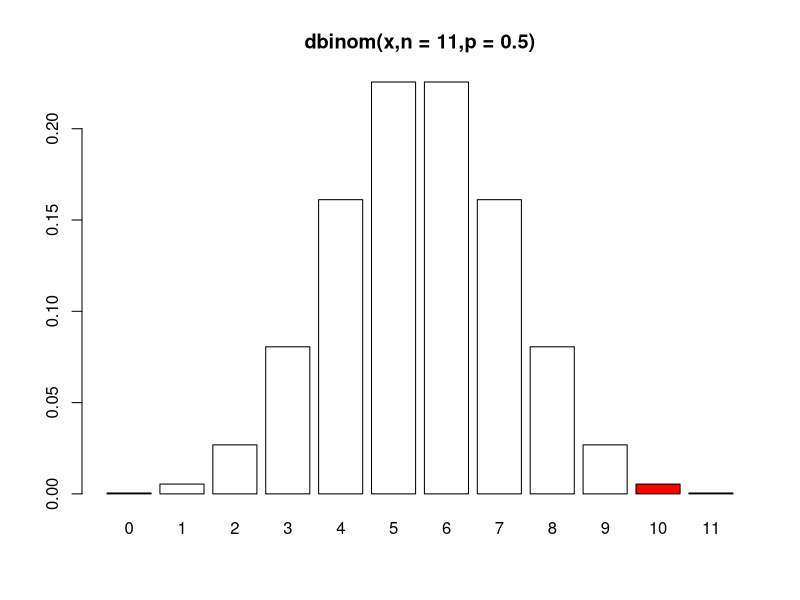
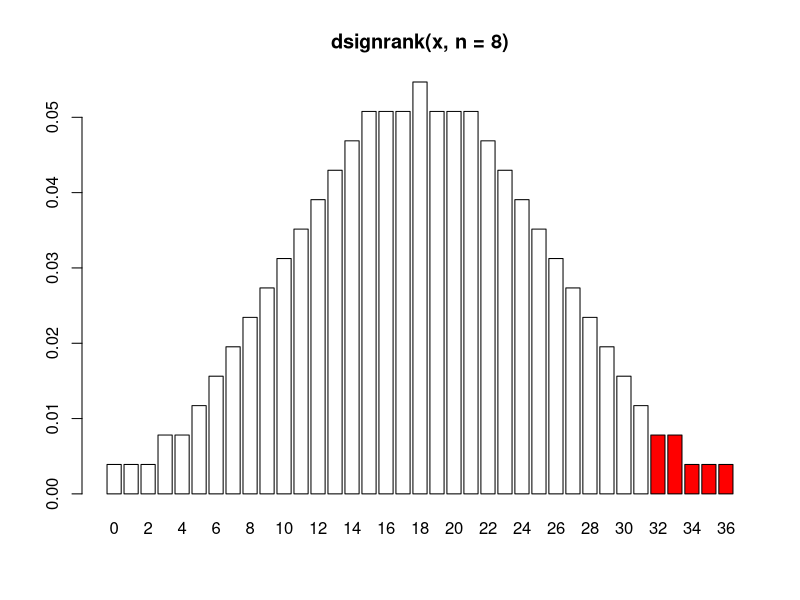
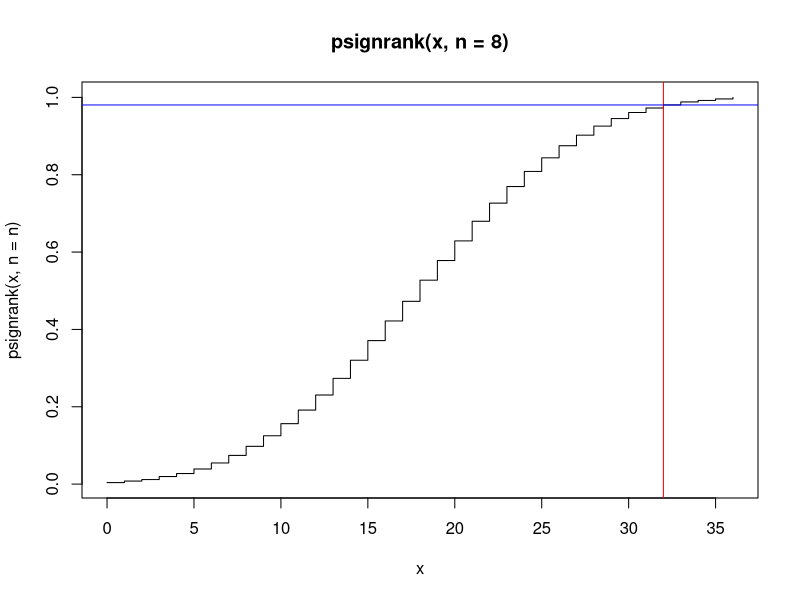

The R source for these figures, in order:
## ---- chunk 1
knitr::opts_chunk$set(echo = FALSE)
## ---- chunk 2
S = 10; n = 11; p = 1/2; pvalue = sum(dbinom(x = S:n,size = n,prob = p)); pvalue
## ---- chunk 3
x = seq(0,n,1)
colors = rep("white",length(x))
colors[x >= S] = "red"
barplot(dbinom(x,n,1/2),
        names.arg = x,
        main = paste0("dbinom(x,n = ", n, ",p = ",p,")"),
        col = colors)
## ---- chunk 4
library(R.utils)
sign = intToBin(0:7)
sign = sapply(sign,function(i) c(substr(i,1,1),substr(i,2,2),substr(i,3,3)) )
sign = t(matrix(as.integer(sign),nrow = 3))
rank = t(matrix(rep(1:3,8),nrow = 3))
outcome = data.frame(sign=sign,SumRankPlus=NaN)
outcome
## ---- chunk 5
SumRankPlus = apply(sign*rank,1,sum)
outcome$SumRankPlus[1] = SumRankPlus[1]; outcome
## ---- chunk 6
outcome$SumRankPlus[2] = SumRankPlus[2]
outcome
## ---- chunk 7
outcome$SumRankPlus = SumRankPlus; outcome
table(outcome$SumRankPlus)
## ---- chunk 8
n = 3; nsim = 10000
X = matrix(rnorm(n*nsim),ncol=n)
WplusSim = apply(X,1, function(x) { sum( rank(abs(x)) * (x>0) ) })
table(WplusSim)/nsim
## ---- chunk 9
prop = c(1/8,1/8,1/8,2/8,1/8,1/8,1/8)
names(prop) = 0:6
prop
## ---- chunk 10
school = c(82,69,73,43,58,56,76,65); home = c(63,42,74,37,51,43,80,62)
response = school - home
response
rank(abs(response))
## ---- chunk 11
response
rank(abs(response))
## ---- chunk 12
wplus = sum((response>0)*rank(abs(response)))
wplus
## ---- chunk 13
n = length(response)
x = seq(0,n*(n+1)/2,1)
colors = rep("white",length(x))
colors[x >= wplus] = "red"
barplot(dsignrank(x,n),names.arg = x,main = paste0("dsignrank(x, n = ", n, ")"),col = colors)
## ---- chunk 14
plot(x,psignrank(x, n = n),type = "s",main = paste0("psignrank(x, n = ", n, ")"))
abline(v=wplus,col = "red"); abline(h=psignrank(wplus,n),col = "blue")
## ---- chunk 15
pvalue = 1-psignrank(wplus-1,n,lower.tail = TRUE)
pvalue
## ---- chunk 16
n = 30; df = 2; nsims = 10000; mu = 0; collwil = rep(0,nsims); collt = rep(0,nsims)
for(i in 1:nsims) {
  x = rt(n,df) + mu
  wil = wilcox.test(x) 
  collwil[i] = wil$p.value 
  ttest = t.test(x) 
  collt[i] = ttest$p.value
}
powwil = rep(0,nsims); powwil[collwil <= .05] = 1; powerwil = sum(powwil)/nsims
powt = rep(0,nsims); powt[collt <= .05] = 1; powert = sum(powt)/nsims
powerwil
powert
## ---- chunk 17
n = 30; df = 2; nsims = 10000; mu = 0.5; collwil = rep(0,nsims); collt = rep(0,nsims)
for(i in 1:nsims) {
  x = rt(n,df) + mu
  wil = wilcox.test(x) 
  collwil[i] = wil$p.value 
  ttest = t.test(x) 
  collt[i] = ttest$p.value
}
powwil = rep(0,nsims); powwil[collwil <= .05] = 1; powerwil = sum(powwil)/nsims
powt = rep(0,nsims); powt[collt <= .05] = 1; powert = sum(powt)/nsims
powerwil
powert
## ---- chunk 18
n = 30; df = 2; nsims = 10000; mu = 1; collwil = rep(0,nsims); collt = rep(0,nsims)
for(i in 1:nsims) {
  x = rt(n,df) + mu
  wil = wilcox.test(x) 
  collwil[i] = wil$p.value 
  ttest = t.test(x) 
  collt[i] = ttest$p.value
}
powwil = rep(0,nsims); powwil[collwil <= .05] = 1; powerwil = sum(powwil)/nsims
powt = rep(0,nsims); powt[collt <= .05] = 1; powert = sum(powt)/nsims
powerwil
powert
